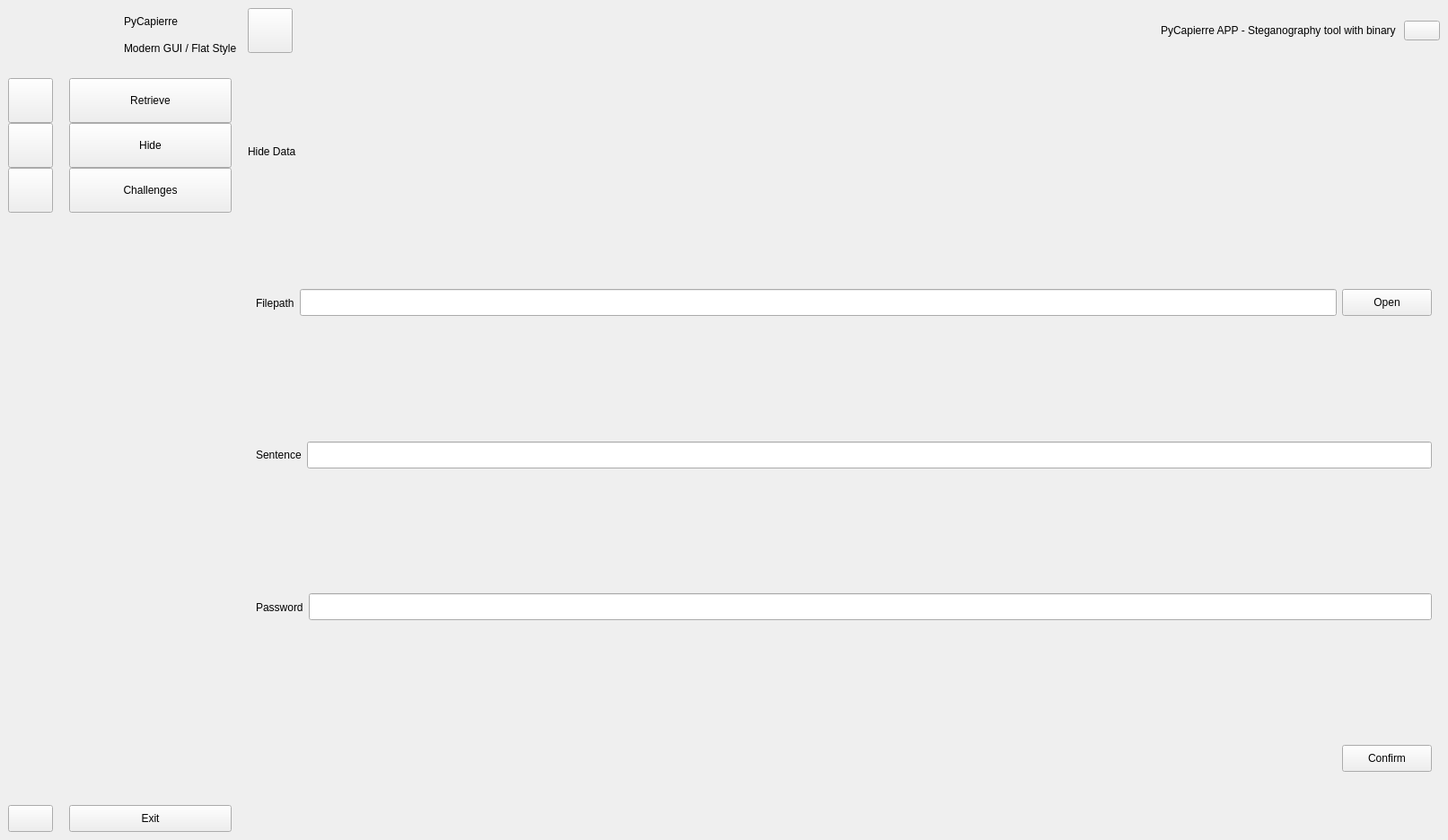
<?xml version="1.0" encoding="UTF-8"?>
<ui version="4.0">
 <class>MainWindow</class>
 <widget class="QMainWindow" name="MainWindow">
  <property name="geometry">
   <rect>
    <x>0</x>
    <y>0</y>
    <width>1613</width>
    <height>936</height>
   </rect>
  </property>
  <property name="windowTitle">
   <string>MainWindow</string>
  </property>
  <widget class="QWidget" name="centralwidget">
   <layout class="QGridLayout" name="gridLayout">
    <property name="leftMargin">
     <number>0</number>
    </property>
    <property name="topMargin">
     <number>0</number>
    </property>
    <property name="rightMargin">
     <number>0</number>
    </property>
    <property name="bottomMargin">
     <number>0</number>
    </property>
    <property name="spacing">
     <number>0</number>
    </property>
    <item row="0" column="1">
     <widget class="QWidget" name="sidebar_full" native="true">
      <layout class="QVBoxLayout" name="verticalLayout_5">
       <property name="spacing">
        <number>9</number>
       </property>
       <property name="leftMargin">
        <number>0</number>
       </property>
       <property name="topMargin">
        <number>9</number>
       </property>
       <property name="rightMargin">
        <number>0</number>
       </property>
       <property name="bottomMargin">
        <number>9</number>
       </property>
       <item>
        <widget class="QWidget" name="top_left_header_full" native="true">
         <layout class="QHBoxLayout" name="horizontalLayout">
          <property name="spacing">
           <number>10</number>
          </property>
          <property name="leftMargin">
           <number>0</number>
          </property>
          <property name="topMargin">
           <number>0</number>
          </property>
          <property name="rightMargin">
           <number>0</number>
          </property>
          <property name="bottomMargin">
           <number>9</number>
          </property>
          <item>
           <widget class="QLabel" name="label_10">
            <property name="enabled">
             <bool>true</bool>
            </property>
            <property name="minimumSize">
             <size>
              <width>60</width>
              <height>60</height>
             </size>
            </property>
            <property name="text">
             <string/>
            </property>
            <property name="pixmap">
             <pixmap resource="resource.qrc">:/icon/icon/favicon-64.png</pixmap>
            </property>
            <property name="alignment">
             <set>Qt::AlignRight|Qt::AlignTrailing|Qt::AlignVCenter</set>
            </property>
           </widget>
          </item>
          <item>
           <layout class="QVBoxLayout" name="verticalLayout_7">
            <property name="spacing">
             <number>0</number>
            </property>
            <item>
             <widget class="QLabel" name="title_top">
              <property name="text">
               <string>PyCapierre</string>
              </property>
             </widget>
            </item>
            <item>
             <widget class="QLabel" name="description_2">
              <property name="text">
               <string>Modern GUI / Flat Style </string>
              </property>
             </widget>
            </item>
           </layout>
          </item>
         </layout>
        </widget>
       </item>
       <item>
        <widget class="QWidget" name="icon_sidebar_full" native="true">
         <layout class="QVBoxLayout" name="verticalLayout_4">
          <property name="spacing">
           <number>0</number>
          </property>
          <property name="topMargin">
           <number>0</number>
          </property>
          <property name="rightMargin">
           <number>9</number>
          </property>
          <property name="bottomMargin">
           <number>0</number>
          </property>
          <item>
           <widget class="QPushButton" name="retrieve_btn_3">
            <property name="minimumSize">
             <size>
              <width>50</width>
              <height>50</height>
             </size>
            </property>
            <property name="text">
             <string>Retrieve</string>
            </property>
            <property name="icon">
             <iconset resource="resource.qrc">
              <normaloff>:/icon/icon/cil-zoom-in.png</normaloff>:/icon/icon/cil-zoom-in.png</iconset>
            </property>
            <property name="iconSize">
             <size>
              <width>25</width>
              <height>25</height>
             </size>
            </property>
            <property name="checkable">
             <bool>true</bool>
            </property>
            <property name="autoExclusive">
             <bool>true</bool>
            </property>
           </widget>
          </item>
          <item>
           <widget class="QPushButton" name="hide_btn_2">
            <property name="minimumSize">
             <size>
              <width>50</width>
              <height>50</height>
             </size>
            </property>
            <property name="maximumSize">
             <size>
              <width>229</width>
              <height>16777215</height>
             </size>
            </property>
            <property name="text">
             <string>Hide</string>
            </property>
            <property name="icon">
             <iconset resource="resource.qrc">
              <normaloff>:/icon/icon/cil-file.png</normaloff>:/icon/icon/cil-file.png</iconset>
            </property>
            <property name="iconSize">
             <size>
              <width>25</width>
              <height>25</height>
             </size>
            </property>
            <property name="shortcut">
             <string notr="true"/>
            </property>
            <property name="checkable">
             <bool>true</bool>
            </property>
            <property name="autoExclusive">
             <bool>true</bool>
            </property>
           </widget>
          </item>
          <item>
           <widget class="QPushButton" name="challenges_btn_2">
            <property name="minimumSize">
             <size>
              <width>0</width>
              <height>50</height>
             </size>
            </property>
            <property name="text">
             <string>Challenges</string>
            </property>
            <property name="icon">
             <iconset resource="resource.qrc">
              <normaloff>:/icon/icon/cil-star.png</normaloff>:/icon/icon/cil-star.png</iconset>
            </property>
            <property name="iconSize">
             <size>
              <width>25</width>
              <height>25</height>
             </size>
            </property>
            <property name="checkable">
             <bool>true</bool>
            </property>
            <property name="autoExclusive">
             <bool>true</bool>
            </property>
           </widget>
          </item>
         </layout>
        </widget>
       </item>
       <item>
        <spacer name="verticalSpacer_2">
         <property name="orientation">
          <enum>Qt::Vertical</enum>
         </property>
         <property name="sizeHint" stdset="0">
          <size>
           <width>20</width>
           <height>696</height>
          </size>
         </property>
        </spacer>
       </item>
       <item>
        <widget class="QWidget" name="exit_btn_widget_full" native="true">
         <layout class="QHBoxLayout" name="horizontalLayout_9">
          <property name="spacing">
           <number>0</number>
          </property>
          <property name="topMargin">
           <number>0</number>
          </property>
          <property name="bottomMargin">
           <number>0</number>
          </property>
          <item>
           <widget class="QPushButton" name="exit_btn_2">
            <property name="minimumSize">
             <size>
              <width>30</width>
              <height>30</height>
             </size>
            </property>
            <property name="text">
             <string>Exit</string>
            </property>
            <property name="icon">
             <iconset resource="resource.qrc">
              <normaloff>:/icon/icon/cil-exit-to-app.png</normaloff>:/icon/icon/cil-exit-to-app.png</iconset>
            </property>
            <property name="iconSize">
             <size>
              <width>25</width>
              <height>25</height>
             </size>
            </property>
            <property name="checkable">
             <bool>true</bool>
            </property>
           </widget>
          </item>
         </layout>
        </widget>
       </item>
      </layout>
     </widget>
    </item>
    <item row="0" column="0">
     <widget class="QWidget" name="sidebar_icon" native="true">
      <layout class="QVBoxLayout" name="verticalLayout_2">
       <property name="spacing">
        <number>9</number>
       </property>
       <property name="leftMargin">
        <number>0</number>
       </property>
       <property name="topMargin">
        <number>9</number>
       </property>
       <property name="rightMargin">
        <number>0</number>
       </property>
       <property name="bottomMargin">
        <number>9</number>
       </property>
       <item>
        <widget class="QWidget" name="top_left_header_min" native="true">
         <layout class="QHBoxLayout" name="horizontalLayout_3">
          <property name="spacing">
           <number>0</number>
          </property>
          <property name="leftMargin">
           <number>0</number>
          </property>
          <property name="topMargin">
           <number>0</number>
          </property>
          <property name="rightMargin">
           <number>0</number>
          </property>
          <property name="bottomMargin">
           <number>9</number>
          </property>
          <item>
           <widget class="QLabel" name="logo_3">
            <property name="minimumSize">
             <size>
              <width>60</width>
              <height>60</height>
             </size>
            </property>
            <property name="text">
             <string/>
            </property>
            <property name="pixmap">
             <pixmap resource="resource.qrc">:/icon/icon/favicon-64.png</pixmap>
            </property>
            <property name="alignment">
             <set>Qt::AlignRight|Qt::AlignTrailing|Qt::AlignVCenter</set>
            </property>
           </widget>
          </item>
         </layout>
        </widget>
       </item>
       <item>
        <widget class="QWidget" name="icon_sidebar_min" native="true">
         <layout class="QVBoxLayout" name="verticalLayout_3">
          <property name="spacing">
           <number>0</number>
          </property>
          <property name="topMargin">
           <number>0</number>
          </property>
          <property name="rightMargin">
           <number>9</number>
          </property>
          <property name="bottomMargin">
           <number>0</number>
          </property>
          <item>
           <widget class="QPushButton" name="retrieve_btn_2">
            <property name="minimumSize">
             <size>
              <width>50</width>
              <height>50</height>
             </size>
            </property>
            <property name="text">
             <string/>
            </property>
            <property name="icon">
             <iconset resource="resource.qrc">
              <normaloff>:/icon/icon/cil-zoom-in.png</normaloff>:/icon/icon/cil-zoom-in.png</iconset>
            </property>
            <property name="iconSize">
             <size>
              <width>25</width>
              <height>25</height>
             </size>
            </property>
            <property name="checkable">
             <bool>true</bool>
            </property>
            <property name="autoExclusive">
             <bool>true</bool>
            </property>
           </widget>
          </item>
          <item>
           <widget class="QPushButton" name="hide_btn_1">
            <property name="minimumSize">
             <size>
              <width>50</width>
              <height>50</height>
             </size>
            </property>
            <property name="text">
             <string/>
            </property>
            <property name="icon">
             <iconset resource="resource.qrc">
              <normaloff>:/icon/icon/cil-file.png</normaloff>:/icon/icon/cil-file.png</iconset>
            </property>
            <property name="iconSize">
             <size>
              <width>25</width>
              <height>25</height>
             </size>
            </property>
            <property name="checkable">
             <bool>true</bool>
            </property>
            <property name="autoExclusive">
             <bool>true</bool>
            </property>
           </widget>
          </item>
          <item>
           <widget class="QPushButton" name="challenges_btn_1">
            <property name="minimumSize">
             <size>
              <width>50</width>
              <height>50</height>
             </size>
            </property>
            <property name="text">
             <string/>
            </property>
            <property name="icon">
             <iconset resource="resource.qrc">
              <normaloff>:/icon/icon/cil-star.png</normaloff>:/icon/icon/cil-star.png</iconset>
            </property>
            <property name="iconSize">
             <size>
              <width>25</width>
              <height>25</height>
             </size>
            </property>
            <property name="checkable">
             <bool>true</bool>
            </property>
            <property name="autoExclusive">
             <bool>true</bool>
            </property>
           </widget>
          </item>
         </layout>
        </widget>
       </item>
       <item>
        <spacer name="verticalSpacer">
         <property name="orientation">
          <enum>Qt::Vertical</enum>
         </property>
         <property name="sizeHint" stdset="0">
          <size>
           <width>20</width>
           <height>698</height>
          </size>
         </property>
        </spacer>
       </item>
       <item>
        <widget class="QWidget" name="exit_widget_min" native="true">
         <layout class="QHBoxLayout" name="horizontalLayout_8">
          <property name="spacing">
           <number>0</number>
          </property>
          <property name="topMargin">
           <number>0</number>
          </property>
          <property name="bottomMargin">
           <number>0</number>
          </property>
          <item>
           <widget class="QPushButton" name="exit_btn_3">
            <property name="minimumSize">
             <size>
              <width>30</width>
              <height>30</height>
             </size>
            </property>
            <property name="text">
             <string/>
            </property>
            <property name="icon">
             <iconset resource="resource.qrc">
              <normaloff>:/icon/icon/cil-exit-to-app.png</normaloff>:/icon/icon/cil-exit-to-app.png</iconset>
            </property>
            <property name="iconSize">
             <size>
              <width>25</width>
              <height>25</height>
             </size>
            </property>
            <property name="checkable">
             <bool>true</bool>
            </property>
           </widget>
          </item>
         </layout>
        </widget>
       </item>
      </layout>
     </widget>
    </item>
    <item row="0" column="2">
     <widget class="QWidget" name="widget" native="true">
      <layout class="QVBoxLayout" name="verticalLayout_6">
       <property name="spacing">
        <number>0</number>
       </property>
       <property name="leftMargin">
        <number>0</number>
       </property>
       <property name="topMargin">
        <number>0</number>
       </property>
       <property name="rightMargin">
        <number>0</number>
       </property>
       <property name="bottomMargin">
        <number>0</number>
       </property>
       <item>
        <widget class="QWidget" name="header_bar" native="true">
         <layout class="QHBoxLayout" name="horizontalLayout_2">
          <property name="spacing">
           <number>9</number>
          </property>
          <property name="leftMargin">
           <number>9</number>
          </property>
          <property name="topMargin">
           <number>9</number>
          </property>
          <property name="rightMargin">
           <number>9</number>
          </property>
          <property name="bottomMargin">
           <number>19</number>
          </property>
          <item>
           <widget class="QPushButton" name="show_btn_1">
            <property name="sizePolicy">
             <sizepolicy hsizetype="Fixed" vsizetype="Fixed">
              <horstretch>0</horstretch>
              <verstretch>0</verstretch>
             </sizepolicy>
            </property>
            <property name="minimumSize">
             <size>
              <width>50</width>
              <height>50</height>
             </size>
            </property>
            <property name="layoutDirection">
             <enum>Qt::RightToLeft</enum>
            </property>
            <property name="autoFillBackground">
             <bool>false</bool>
            </property>
            <property name="text">
             <string/>
            </property>
            <property name="icon">
             <iconset resource="resource.qrc">
              <normaloff>:/icon/icon/cil-menu.png</normaloff>:/icon/icon/cil-menu.png</iconset>
            </property>
            <property name="iconSize">
             <size>
              <width>25</width>
              <height>25</height>
             </size>
            </property>
            <property name="checkable">
             <bool>true</bool>
            </property>
           </widget>
          </item>
          <item>
           <spacer name="horizontalSpacer">
            <property name="orientation">
             <enum>Qt::Horizontal</enum>
            </property>
            <property name="sizeHint" stdset="0">
             <size>
              <width>743</width>
              <height>20</height>
             </size>
            </property>
           </spacer>
          </item>
          <item>
           <widget class="QLabel" name="description">
            <property name="text">
             <string>PyCapierre APP - Steganography tool with binary</string>
            </property>
           </widget>
          </item>
          <item>
           <widget class="QPushButton" name="settings_btn_1">
            <property name="text">
             <string/>
            </property>
            <property name="icon">
             <iconset resource="resource.qrc">
              <normaloff>:/icon/icon/cil-options-horizontal.png</normaloff>:/icon/icon/cil-options-horizontal.png</iconset>
            </property>
            <property name="iconSize">
             <size>
              <width>25</width>
              <height>25</height>
             </size>
            </property>
            <property name="checkable">
             <bool>true</bool>
            </property>
           </widget>
          </item>
         </layout>
        </widget>
       </item>
       <item>
        <widget class="QStackedWidget" name="stackedWidget">
         <property name="currentIndex">
          <number>1</number>
         </property>
         <widget class="QWidget" name="retrieve_page">
          <layout class="QGridLayout" name="gridLayout_4">
           <item row="0" column="0">
            <widget class="QLabel" name="label_6">
             <property name="font">
              <font>
               <pointsize>20</pointsize>
               <bold>true</bold>
              </font>
             </property>
             <property name="text">
              <string>Retrieve Page</string>
             </property>
             <property name="scaledContents">
              <bool>false</bool>
             </property>
             <property name="alignment">
              <set>Qt::AlignCenter</set>
             </property>
            </widget>
           </item>
          </layout>
         </widget>
         <widget class="QWidget" name="hide_page">
          <layout class="QGridLayout" name="gridLayout_3">
           <item row="2" column="0">
            <widget class="QWidget" name="widget_3" native="true">
             <layout class="QHBoxLayout" name="horizontalLayout_5">
              <item>
               <widget class="QLabel" name="label_7">
                <property name="text">
                 <string>Sentence</string>
                </property>
               </widget>
              </item>
              <item>
               <widget class="QLineEdit" name="lineEdit_2">
                <property name="minimumSize">
                 <size>
                  <width>0</width>
                  <height>30</height>
                 </size>
                </property>
               </widget>
              </item>
             </layout>
            </widget>
           </item>
           <item row="0" column="0">
            <widget class="QLabel" name="title_hide">
             <property name="text">
              <string>Hide Data</string>
             </property>
             <property name="alignment">
              <set>Qt::AlignLeading|Qt::AlignLeft|Qt::AlignVCenter</set>
             </property>
            </widget>
           </item>
           <item row="1" column="0">
            <widget class="QWidget" name="widget_2" native="true">
             <layout class="QHBoxLayout" name="horizontalLayout_4">
              <item>
               <widget class="QLabel" name="label_4">
                <property name="text">
                 <string>Filepath</string>
                </property>
               </widget>
              </item>
              <item>
               <widget class="QLineEdit" name="lineEdit">
                <property name="minimumSize">
                 <size>
                  <width>0</width>
                  <height>30</height>
                 </size>
                </property>
               </widget>
              </item>
              <item>
               <widget class="QPushButton" name="pushButton">
                <property name="minimumSize">
                 <size>
                  <width>100</width>
                  <height>30</height>
                 </size>
                </property>
                <property name="text">
                 <string>Open</string>
                </property>
                <property name="icon">
                 <iconset resource="resource.qrc">
                  <normaloff>:/icon/icon/cil-folder-open.png</normaloff>:/icon/icon/cil-folder-open.png</iconset>
                </property>
               </widget>
              </item>
             </layout>
            </widget>
           </item>
           <item row="3" column="0">
            <widget class="QWidget" name="widget_4" native="true">
             <layout class="QHBoxLayout" name="horizontalLayout_6">
              <item>
               <widget class="QLabel" name="label_9">
                <property name="text">
                 <string>Password</string>
                </property>
               </widget>
              </item>
              <item>
               <widget class="QLineEdit" name="lineEdit_3">
                <property name="minimumSize">
                 <size>
                  <width>0</width>
                  <height>30</height>
                 </size>
                </property>
               </widget>
              </item>
             </layout>
            </widget>
           </item>
           <item row="4" column="0">
            <widget class="QWidget" name="widget_5" native="true">
             <property name="layoutDirection">
              <enum>Qt::RightToLeft</enum>
             </property>
             <layout class="QHBoxLayout" name="horizontalLayout_7">
              <item>
               <widget class="QPushButton" name="hide_confirm_btn">
                <property name="minimumSize">
                 <size>
                  <width>100</width>
                  <height>30</height>
                 </size>
                </property>
                <property name="text">
                 <string>Confirm</string>
                </property>
                <property name="icon">
                 <iconset resource="resource.qrc">
                  <normaloff>:/icon/icon/cil-check-alt.png</normaloff>:/icon/icon/cil-check-alt.png</iconset>
                </property>
               </widget>
              </item>
              <item>
               <spacer name="horizontalSpacer_2">
                <property name="orientation">
                 <enum>Qt::Horizontal</enum>
                </property>
                <property name="sizeHint" stdset="0">
                 <size>
                  <width>40</width>
                  <height>20</height>
                 </size>
                </property>
               </spacer>
              </item>
             </layout>
            </widget>
           </item>
          </layout>
         </widget>
         <widget class="QWidget" name="challenges_page">
          <layout class="QGridLayout" name="gridLayout_2">
           <item row="0" column="0">
            <widget class="QLabel" name="label_8">
             <property name="font">
              <font>
               <pointsize>20</pointsize>
               <bold>true</bold>
              </font>
             </property>
             <property name="text">
              <string>Challenges Page</string>
             </property>
             <property name="scaledContents">
              <bool>false</bool>
             </property>
             <property name="alignment">
              <set>Qt::AlignCenter</set>
             </property>
            </widget>
           </item>
          </layout>
         </widget>
        </widget>
       </item>
      </layout>
     </widget>
    </item>
   </layout>
  </widget>
 </widget>
 <resources>
  <include location="resource.qrc"/>
  <include location="../../../.designer/backup/resource.qrc"/>
 </resources>
 <connections>
  <connection>
   <sender>hide_btn_1</sender>
   <signal>toggled(bool)</signal>
   <receiver>hide_btn_2</receiver>
   <slot>setChecked(bool)</slot>
   <hints>
    <hint type="sourcelabel">
     <x>58</x>
     <y>177</y>
    </hint>
    <hint type="destinationlabel">
     <x>175</x>
     <y>137</y>
    </hint>
   </hints>
  </connection>
  <connection>
   <sender>challenges_btn_2</sender>
   <signal>toggled(bool)</signal>
   <receiver>challenges_btn_1</receiver>
   <slot>setChecked(bool)</slot>
   <hints>
    <hint type="sourcelabel">
     <x>244</x>
     <y>201</y>
    </hint>
    <hint type="destinationlabel">
     <x>58</x>
     <y>227</y>
    </hint>
   </hints>
  </connection>
  <connection>
   <sender>hide_btn_2</sender>
   <signal>toggled(bool)</signal>
   <receiver>hide_btn_1</receiver>
   <slot>setChecked(bool)</slot>
   <hints>
    <hint type="sourcelabel">
     <x>144</x>
     <y>142</y>
    </hint>
    <hint type="destinationlabel">
     <x>58</x>
     <y>177</y>
    </hint>
   </hints>
  </connection>
  <connection>
   <sender>challenges_btn_1</sender>
   <signal>toggled(bool)</signal>
   <receiver>challenges_btn_2</receiver>
   <slot>setChecked(bool)</slot>
   <hints>
    <hint type="sourcelabel">
     <x>58</x>
     <y>227</y>
    </hint>
    <hint type="destinationlabel">
     <x>143</x>
     <y>211</y>
    </hint>
   </hints>
  </connection>
  <connection>
   <sender>exit_btn_2</sender>
   <signal>clicked()</signal>
   <receiver>MainWindow</receiver>
   <slot>close()</slot>
   <hints>
    <hint type="sourcelabel">
     <x>204</x>
     <y>904</y>
    </hint>
    <hint type="destinationlabel">
     <x>421</x>
     <y>953</y>
    </hint>
   </hints>
  </connection>
  <connection>
   <sender>show_btn_1</sender>
   <signal>toggled(bool)</signal>
   <receiver>sidebar_full</receiver>
   <slot>setVisible(bool)</slot>
   <hints>
    <hint type="sourcelabel">
     <x>349</x>
     <y>58</y>
    </hint>
    <hint type="destinationlabel">
     <x>243</x>
     <y>360</y>
    </hint>
   </hints>
  </connection>
  <connection>
   <sender>show_btn_1</sender>
   <signal>toggled(bool)</signal>
   <receiver>sidebar_icon</receiver>
   <slot>setHidden(bool)</slot>
   <hints>
    <hint type="sourcelabel">
     <x>349</x>
     <y>58</y>
    </hint>
    <hint type="destinationlabel">
     <x>50</x>
     <y>332</y>
    </hint>
   </hints>
  </connection>
  <connection>
   <sender>exit_btn_3</sender>
   <signal>clicked()</signal>
   <receiver>MainWindow</receiver>
   <slot>close()</slot>
   <hints>
    <hint type="sourcelabel">
     <x>33</x>
     <y>912</y>
    </hint>
    <hint type="destinationlabel">
     <x>24</x>
     <y>1004</y>
    </hint>
   </hints>
  </connection>
  <connection>
   <sender>retrieve_btn_2</sender>
   <signal>toggled(bool)</signal>
   <receiver>retrieve_btn_3</receiver>
   <slot>setChecked(bool)</slot>
   <hints>
    <hint type="sourcelabel">
     <x>38</x>
     <y>91</y>
    </hint>
    <hint type="destinationlabel">
     <x>121</x>
     <y>87</y>
    </hint>
   </hints>
  </connection>
  <connection>
   <sender>retrieve_btn_3</sender>
   <signal>toggled(bool)</signal>
   <receiver>retrieve_btn_2</receiver>
   <slot>setChecked(bool)</slot>
   <hints>
    <hint type="sourcelabel">
     <x>102</x>
     <y>104</y>
    </hint>
    <hint type="destinationlabel">
     <x>46</x>
     <y>102</y>
    </hint>
   </hints>
  </connection>
 </connections>
</ui>
